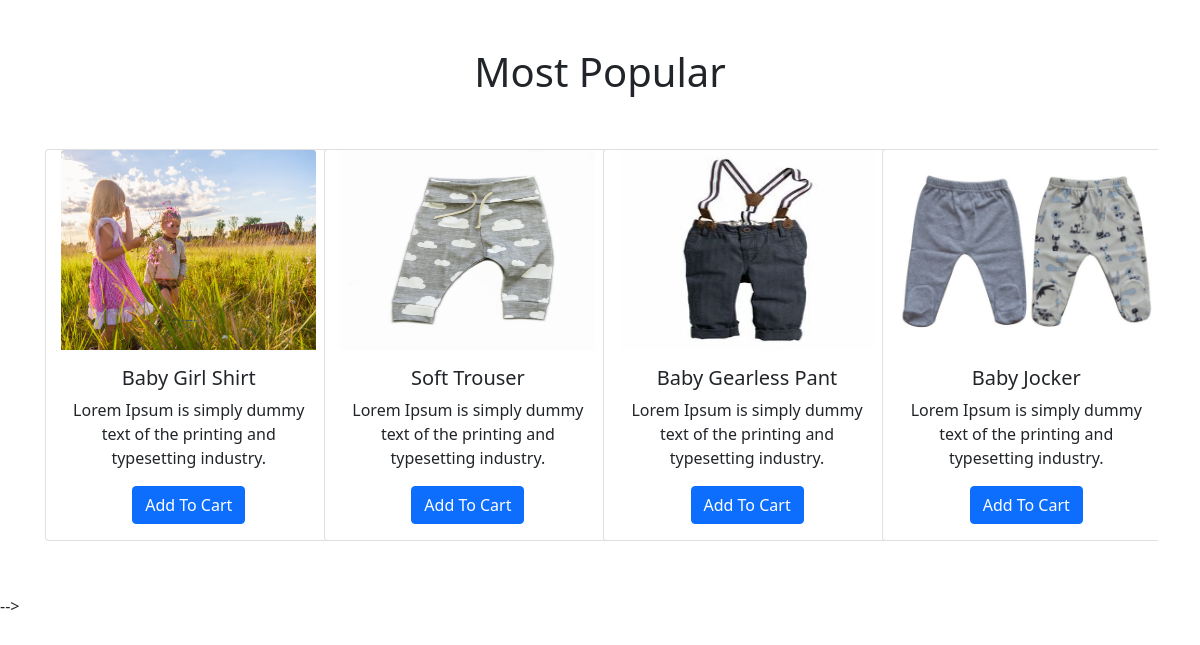
/test, run on the app's committed database.
### home/models.py (models this page shows, shortened)
class Product(models.Model):
    Age_Choices = [
        ('0', 'Upto 6 months'),
        ('1', 'Upto 1 years'),
        ('2', 'Upto 2 years'),
        ('3', 'Upto 3 years'),
        ('4', 'Upto 4 years'),
        ('5', 'Upto 5 years'),
        ('6', 'Upto 6 years'),
    ]
    product_id = models.AutoField
    product_name = models.CharField(max_length=50)
    baby_age = models.CharField(
        max_length=20,
        choices=Age_Choices,
        default='0',
    )
    price = models.IntegerField(default=0)
    desc = models.CharField(max_length=122)
    most_popular = models.BooleanField(default=False)
    hot_selling = models.BooleanField(default=False)
    image = models.ImageField(upload_to="images", default="")

### home/views.py (the view)
# urls.py: path('test',views.test, name='test')
def test(request):
    most_popular = Product.objects.filter(most_popular=True)
    hot_selling = Product.objects.filter(hot_selling = True)
    params = {'product': most_popular, 'products':hot_selling}
    return render(request, 'test.html', params)

### templates/test.html (shortened to what this page needs)
<!doctype html>
<html lang="en">
<head>
    <link href="https://cdn.jsdelivr.net/npm/bootstrap@5.0.1/dist/css/bootstrap.min.css" rel="stylesheet"
>
</head>
<body>
    <div class="container text-center my-5">
        <h1>Most Popular</h1>
    </div>
    <div class="container my-5">
        <div id="carouselExampleControl" class="carousel slide" data-bs-ride="carousel">
            <div class="carousel-inner text-center">
                <div class="carousel-item active">
                    {% for i in product %}
                    <div class="col-xs-3 col-sm-3 col-md-3">
                        <div class="card text-center" style="width: 18rem;">
                            <img src='/media/{{i.image}}' class="card-img-top" alt="...">
                            <div class="card-body">
                                <h5 class="card-title">{{i.product_name}}</h5>
                                <p class="card-text">{{i.desc}}</p>
                                <a href="#" id="pr{{i.id}}" class="btn btn-primary cart">Add To Cart</a>
                            </div>
                        </div>
                    </div>
                    {% if forloop.counter|divisibleby:4 and forloop.counter > 0 and not forloop.last %}
                </div>
                    {% endif %}
                    {% endfor %}
                <button class="carousel-control-prev" type="button" data-bs-target="#carouselExampleControl"
                    data-bs-slide="prev">
                    <span class="carousel-control-prev-icon" aria-hidden="true"></span>
                </button>
                <button class="carousel-control-next" type="button" data-bs-target="#carouselExampleControl"
                    data-bs-slide="next">
                    <span class="carousel-control-next-icon" aria-hidden="true"></span>
                </button>
            </div>
        </div>
    </div>
    -->
</body>
</html>

### templates/test.html (style rules this page uses)
.col-md-3 { display: inline-block; margin-left: -4px; padding: 5px; }
.card { align-items: center; }
.carousel-control-prev-icon { background: no-repeat center center; }
.carousel-control-next-icon { background: no-repeat center center; }
.col-md-3 img { max-width: 255px; height: 200px; }

### data on the page
Product: image (picture), product_name "Baby Girl Shirt", desc "Lorem Ipsum is simply dummy text of the printing and typesetting industry."
Product: image (picture), product_name "Soft Trouser", desc "Lorem Ipsum is simply dummy text of the printing and typesetting industry."
Product: image (picture), product_name "Baby Gearless Pant", desc "Lorem Ipsum is simply dummy text of the printing and typesetting industry."
Product: image (picture), product_name "Baby Jocker", desc "Lorem Ipsum is simply dummy text of the printing and typesetting industry."
